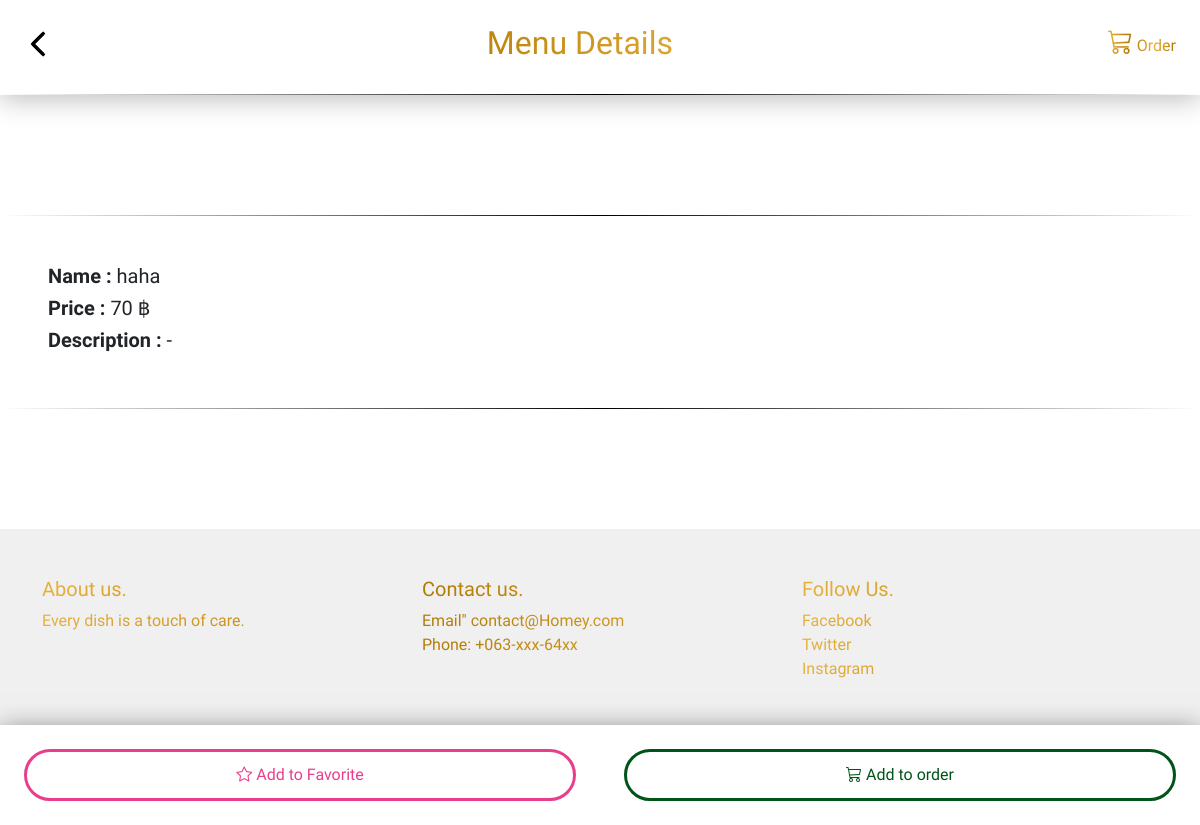
The app's page /MenuDetail.php?id=3, older data.
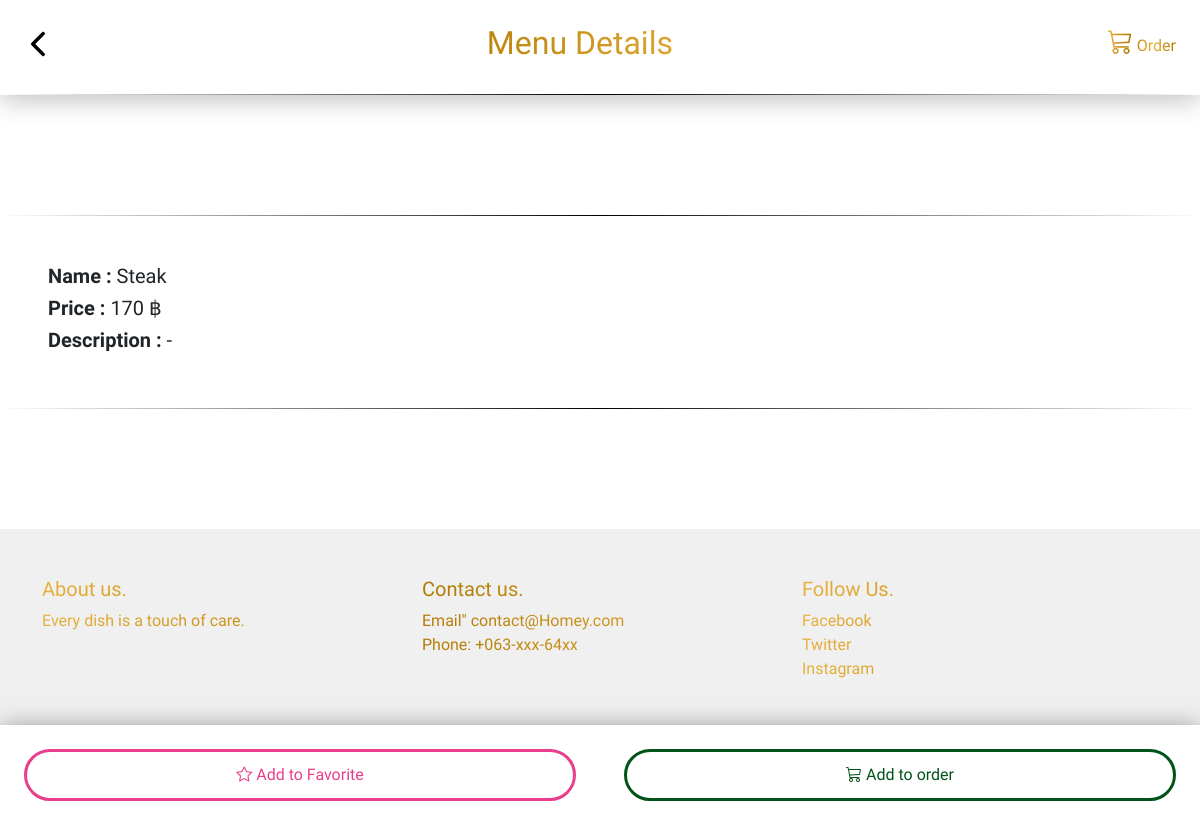
The same page, newer data.
### tables this page shows
CREATE TABLE `menu` (
  `id` int(11) NOT NULL,
  `name` varchar(255) NOT NULL,
  `description` varchar(255) NOT NULL,
  `price` int(255) NOT NULL,
  `imgs_menu` varchar(255) DEFAULT NULL
);

### controls/idMenu.php (called while the page is built, shortened)
<?php
include 'db.php';
if (isset($_GET['id'])) {
    $id = (int) $_GET['id'];
    $stmt = $pdo->prepare("SELECT * FROM menu WHERE id = ?");
    $stmt->execute([$id]);
    $food = $stmt->fetch(PDO::FETCH_ASSOC);
}
?>

### Menudetail.php (the view, shortened to what this page needs)
<?php
include './controls/idMenu.php';
?>
<!DOCTYPE html>
<html lang="en">
<head>
    <link href="https://cdn.jsdelivr.net/npm/bootstrap@5.3.0-alpha1/dist/css/bootstrap.min.css" rel="stylesheet" />
    <link rel="stylesheet" href="https://cdn.jsdelivr.net/npm/bootstrap-icons@1.13.1/font/bootstrap-icons.min.css">
    <link rel="stylesheet" href="assets/css/style.css">
</head>
<body>
    <main class="">
        <div class="d-flex justify-content-center align-content-center bd p-4 text-center" style="box-shadow: 0px 5px 25px rgba(0, 0, 0, 0.25);">
            <a href="Menu.php" class="fs-3 text-black"><i class="bi bi-chevron-left chev"></i></a>
            <div class="flex-grow-1 text-center">
                <h2 class="color-text">Menu Details</h2>
            </div>
            <a href="order.php" class="color-text"><i class="bi bi-cart3 od"></i> Order</a>
        </div>
        <?php if (!empty($food)): ?>
            <div class="bd">
                <div class="text-center mt-5 mb-5">
                </div>
            </div>
            <div class="bd m">
                <div class="mt-5 mb-5 d-flex flex-column align-content-between px-5" style=" word-wrap: break-word;">
                    <h5><strong>Name : </strong><?= htmlspecialchars($food['name']); ?></h5>
                    <h5><strong>Price : </strong><?= htmlspecialchars($food['price']); ?> ฿</h5>
                    <h5><strong>Description : </strong><?= htmlspecialchars($food['description']); ?></h5>
                </div>
            </div>
        <?php else: ?>
            <p>Menu not found.</p>
        <?php endif; ?>
        <div class="d-flex justify-content-center align-content-center p-4 text-center gap-5 bt w-100 bg-white">
            <button class="btn-favorite w-50" id="add-to-favorite"
                data-id="<?= htmlspecialchars($food['id']); ?>"
                data-name="<?= htmlspecialchars($food['name']); ?>"
                data-price="<?= htmlspecialchars($food['price']); ?>"
                data-image="<?= htmlspecialchars($food['imgs_menu']); ?>">
                <i class="bi bi-star"></i> Add to Favorite
            </button>
            <button class="btn-add-to-order w-50" id="add-to-order"
                data-id="<?= htmlspecialchars($food['id']); ?>"
                data-name="<?= htmlspecialchars($food['name']); ?>"
                data-price="<?= htmlspecialchars($food['price']); ?>"
                data-image="<?= htmlspecialchars($food['imgs_menu']); ?>">
                <i class="bi bi-cart3"></i> Add to order
            </button>
        </div>
    </main>
    <?php include './components/footer.php'; ?>
</body>
</html>

Row changes from the older to the newer data that the page shows:
removed menu: name "haha", price "70", description "-"
added menu: name "Steak", price "170", description "-"
